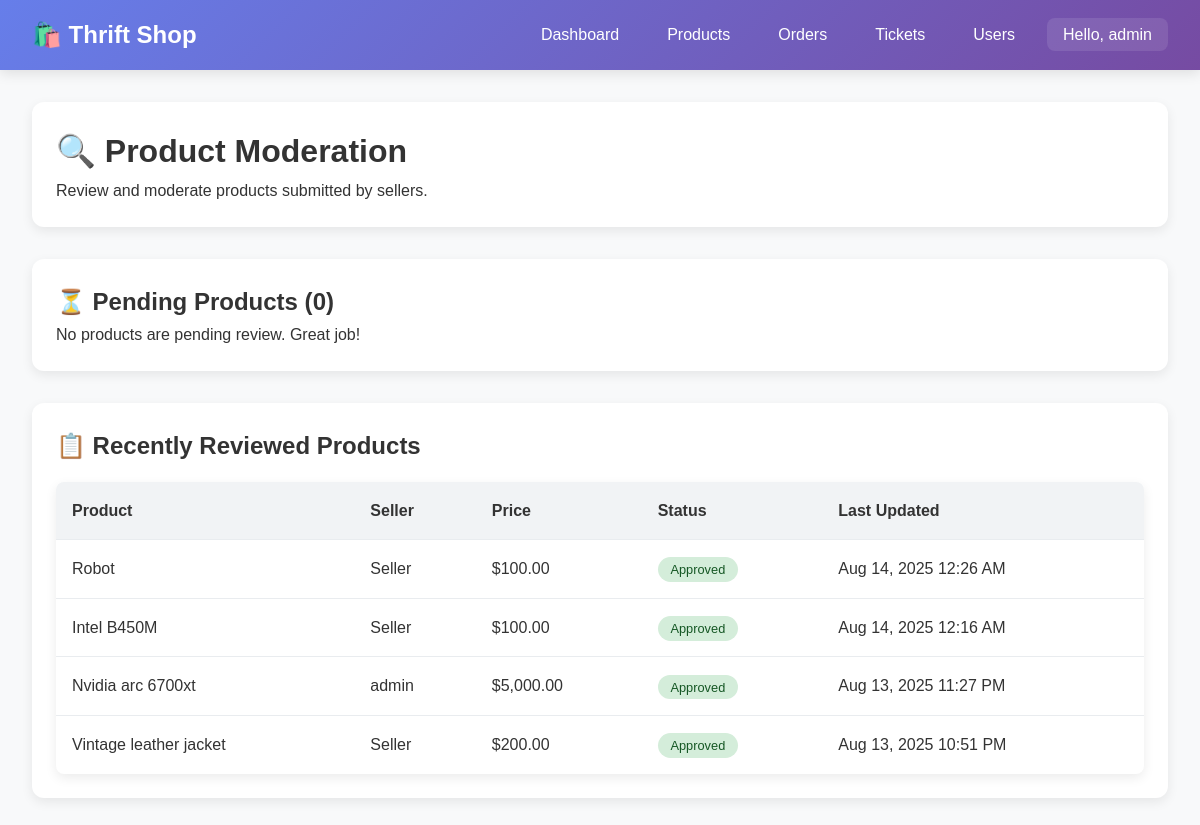
The page /admin/products.php (signed in) on the database as committed earlier.
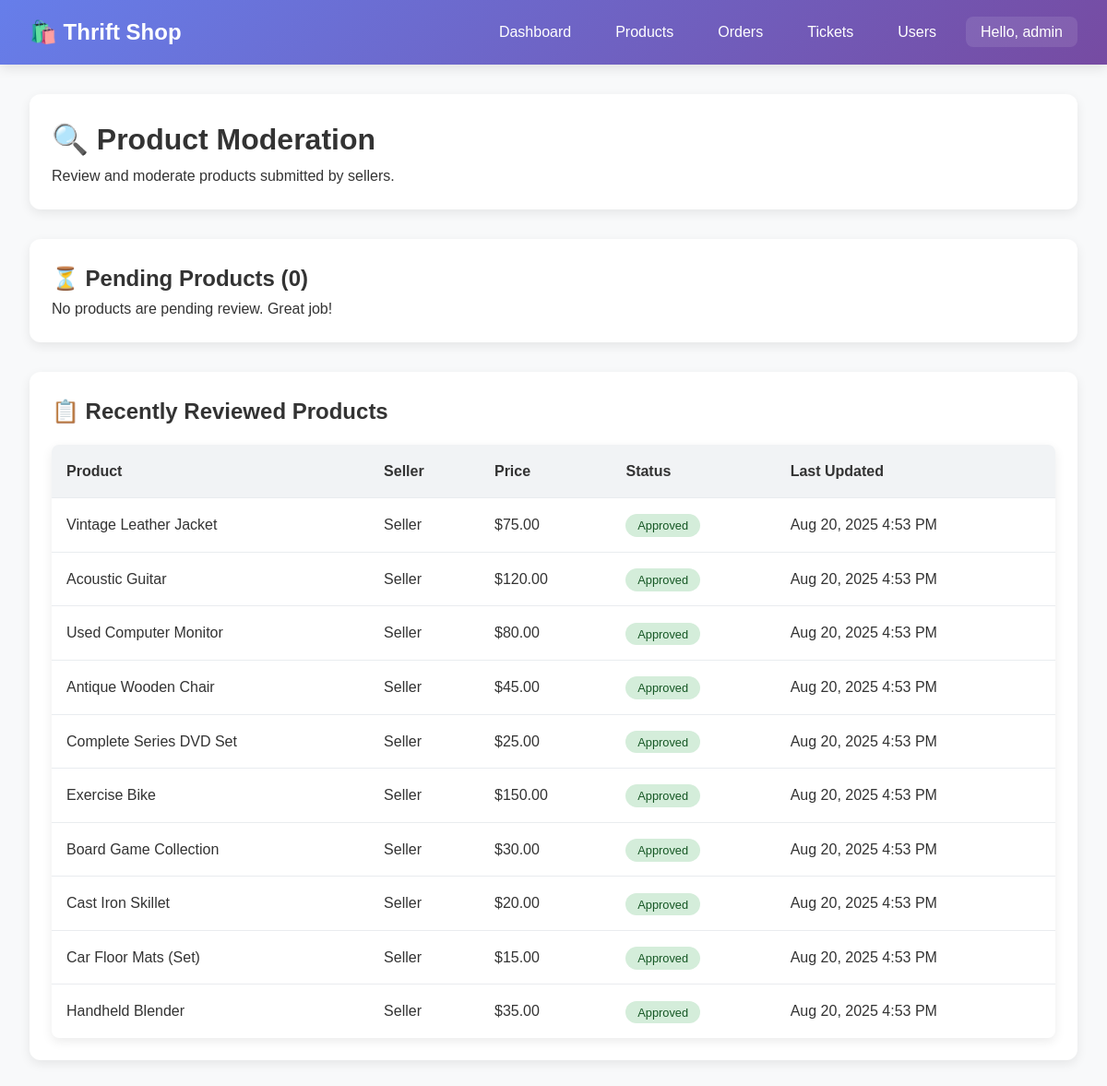
The same page on the database as committed later.
### tables this page shows
CREATE TABLE `product` (
  `productID` int(11) NOT NULL,
  `name` varchar(255) NOT NULL,
  `description` text DEFAULT NULL,
  `price` decimal(10,2) NOT NULL,
  `condition` enum('Excellent','Good','Normal','Subpar') DEFAULT 'Normal',
  `quantity` int(11) UNSIGNED NOT NULL DEFAULT 1,
  `categoryID` int(11) DEFAULT NULL,
  `image_path` varchar(255) DEFAULT NULL,
  `sellerID` int(11) NOT NULL,
  `status` enum('pending','approved','rejected') NOT NULL DEFAULT 'pending',
  `created_at` timestamp NOT NULL DEFAULT current_timestamp(),
  `updated_at` timestamp NOT NULL DEFAULT current_timestamp() ON UPDATE current_timestamp()
);

CREATE TABLE `user` (
  `userID` int(11) NOT NULL,
  `name` varchar(255) NOT NULL,
  `email` varchar(255) NOT NULL,
  `password` varchar(255) NOT NULL,
  `role` enum('Admin','Moderator','Seller','Buyer') NOT NULL DEFAULT 'Buyer',
  `registration_date` timestamp NOT NULL DEFAULT current_timestamp()
);

### includes/auth.php (called while the page is built, shortened)
<?php
function isLoggedIn() {
    return isset($_SESSION['user_id']);
}
function getUserRole() {
    return $_SESSION['user_role'] ?? null;
}
function hasRole($required_roles) {
    $user_role = getUserRole();
    if (is_array($required_roles)) {
        return in_array($user_role, $required_roles);
    }
    return $user_role === $required_roles;
}
?>

### admin/products.php (the view, shortened to what this page needs)
<?php
require_once '../includes/auth.php';
    $database = Database::getInstance();
    $db = $database->getConnection();
$pending_query = "SELECT p.*, u.name as seller_name, u.email as seller_email
                  FROM product p
                  JOIN user u ON p.sellerID = u.userID
                  WHERE p.status = 'pending'
                  ORDER BY p.created_at ASC";
$pending_stmt = $db->prepare($pending_query);
$pending_stmt->execute();
$pending_products = $pending_stmt->fetchAll(PDO::FETCH_ASSOC);
$recent_query = "SELECT p.*, u.name as seller_name
                 FROM product p
                 JOIN user u ON p.sellerID = u.userID
                 WHERE p.status IN ('approved', 'rejected')
                 ORDER BY p.updated_at DESC
                 LIMIT 10";
$recent_stmt = $db->prepare($recent_query);
$recent_stmt->execute();
$recent_products = $recent_stmt->fetchAll(PDO::FETCH_ASSOC);
?>
<!DOCTYPE html>
<html lang="en">
<head>
    <link rel="stylesheet" href="../assets/css/style.css">
</head>
<body>
    <header>
        <nav>
            <a href="../index.php" class="logo">🛍️ Thrift Shop</a>
            <ul class="nav-links">
                <li><a href="../dashboard.php">Dashboard</a></li>
                <li><a href="products.php">Products</a></li>
                <li><a href="orders.php">Orders</a></li>
                <li><a href="tickets.php">Tickets</a></li>
                <?php if (hasRole('Admin')): ?>
                    <li><a href="users.php">Users</a></li>
                <?php endif; ?>
                <li class="dropdown">
                    <a href="#" class="dropdown-toggle">Hello, <?php echo htmlspecialchars($_SESSION['user_name']); ?></a>
                </li>
            </ul>
        </nav>
    </header>
    <div class="container">
        <div class="card">
            <h1>🔍 Product Moderation</h1>
            <p>Review and moderate products submitted by sellers.</p>
        </div>
        <div class="card">
            <h2>⏳ Pending Products (<?php echo count($pending_products); ?>)</h2>
            <?php if (empty($pending_products)): ?>
                <p>No products are pending review. Great job!</p>
            <?php endif; ?>
        </div>
        <div class="card">
            <h2>📋 Recently Reviewed Products</h2>
            <?php if (empty($recent_products)): ?>
                <p>No products have been reviewed recently.</p>
            <?php else: ?>
                <table class="table">
                    <thead>
                        <tr>
                            <th>Product</th>
                            <th>Seller</th>
                            <th>Price</th>
                            <th>Status</th>
                            <th>Last Updated</th>
                        </tr>
                    </thead>
                    <tbody>
                        <?php foreach ($recent_products as $product): ?>
                            <tr>
                                <td><?php echo htmlspecialchars($product['name']); ?></td>
                                <td><?php echo htmlspecialchars($product['seller_name']); ?></td>
                                <td>$<?php echo number_format($product['price'], 2); ?></td>
                                <td><span class="status status-<?php echo $product['status']; ?>"><?php echo ucfirst($product['status']); ?></span></td>
                                <td><?php echo date('M j, Y g:i A', strtotime($product['updated_at'])); ?></td>
                            </tr>
                        <?php endforeach; ?>
                    </tbody>
                </table>
            <?php endif; ?>
        </div>
    </div>
</body>
</html>

### assets/css/style.css (style rules this page uses)
* { margin: 0; padding: 0; box-sizing: border-box; }
body { font-family: 'Arial', sans-serif; line-height: 1.6; color: #333; background-color: #f8f9fa; }
header { background: linear-gradient(135deg, #667eea 0%, #764ba2 100%); color: white; padding: 1rem 0; box-shadow: 0 4px 12px rgba(0,0,0,0.1); position: sticky; top: 0; z-index: 1000; }
nav { display: flex; justify-content: space-between; align-items: center; max-width: 1200px; margin: 0 auto; padding: 0 2rem; }
.logo { font-size: 1.7rem; font-weight: bold; text-decoration: none; color: white; transition: transform 0.3s ease; }
.nav-links { display: flex; list-style: none; gap: 1rem; align-items: center; }
.nav-links a { color: white; text-decoration: none; padding: 0.5rem 1rem; border-radius: 8px; transition: all 0.3s ease; position: relative; }
.container { max-width: 1200px; margin: 2rem auto; padding: 0 2rem; }
.card, .product-card, .stat-card { background: white; border-radius: 12px; box-shadow: 0 4px 12px rgba(0,0,0,0.08); padding: 1.5rem; margin-bottom: 2rem; transition: transform 0.3s ease, box-shadow 0.3s ease; }
.status { padding: 0.3rem 0.8rem; border-radius: 20px; font-size: 0.8rem; font-weight: 500; text-transform: capitalize; }
.status-approved, .status-inprogress { background: #d4edda; color: #155724; }
.logo { font-size: 1.5rem; font-weight: bold; text-decoration: none; color: white; }
.table { width: 100%; border-collapse: collapse; margin-top: 1rem; background: white; border-radius: 8px; overflow: hidden; box-shadow: 0 4px 12px rgba(0,0,0,0.08); }
.table th, .table td { padding: 1rem; text-align: left; border-bottom: 1px solid #e9ecef; }
.table th { background: #f1f3f5; font-weight: 600; }
.table tr:last-child td { border-bottom: none; }
.dropdown { position: relative; display: inline-block; }
.dropdown-toggle { background-color: rgba(255, 255, 255, 0.1); border-radius: 8px; padding: 8px 12px; cursor: pointer; transition: all 0.3s ease; }

Rows that differ between the two databases and show on the page:
removed product: name "Robot", sellerID.name "Seller", price "100.00", status "Approved", updated_at "Aug 14, 2025 12:26 AM"
removed product: name "Intel B450M", sellerID.name "Seller", price "100.00", status "Approved", updated_at "Aug 14, 2025 12:16 AM"
removed product: name "Nvidia arc 6700xt", sellerID.name "admin", price "5,000.00", status "Approved", updated_at "Aug 13, 2025 11:27 PM"
removed product: name "Vintage leather jacket", sellerID.name "Seller", price "200.00", status "Approved", updated_at "Aug 13, 2025 10:51 PM"
added product: name "Vintage Leather Jacket", sellerID.name "Seller", price "75.00", status "Approved", updated_at "Aug 20, 2025 4:53 PM"
added product: name "Acoustic Guitar", sellerID.name "Seller", price "120.00", status "Approved", updated_at "Aug 20, 2025 4:53 PM"
added product: name "Used Computer Monitor", sellerID.name "Seller", price "80.00", status "Approved", updated_at "Aug 20, 2025 4:53 PM"
added product: name "Antique Wooden Chair", sellerID.name "Seller", price "45.00", status "Approved", updated_at "Aug 20, 2025 4:53 PM"
added product: name "Complete Series DVD Set", sellerID.name "Seller", price "25.00", status "Approved", updated_at "Aug 20, 2025 4:53 PM"
added product: name "Exercise Bike", sellerID.name "Seller", price "150.00", status "Approved", updated_at "Aug 20, 2025 4:53 PM"
added product: name "Board Game Collection", sellerID.name "Seller", price "30.00", status "Approved", updated_at "Aug 20, 2025 4:53 PM"
added product: name "Cast Iron Skillet", sellerID.name "Seller", price "20.00", status "Approved", updated_at "Aug 20, 2025 4:53 PM"
added product: name "Car Floor Mats (Set)", sellerID.name "Seller", price "15.00", status "Approved", updated_at "Aug 20, 2025 4:53 PM"
added product: name "Handheld Blender", sellerID.name "Seller", price "35.00", status "Approved", updated_at "Aug 20, 2025 4:53 PM"
